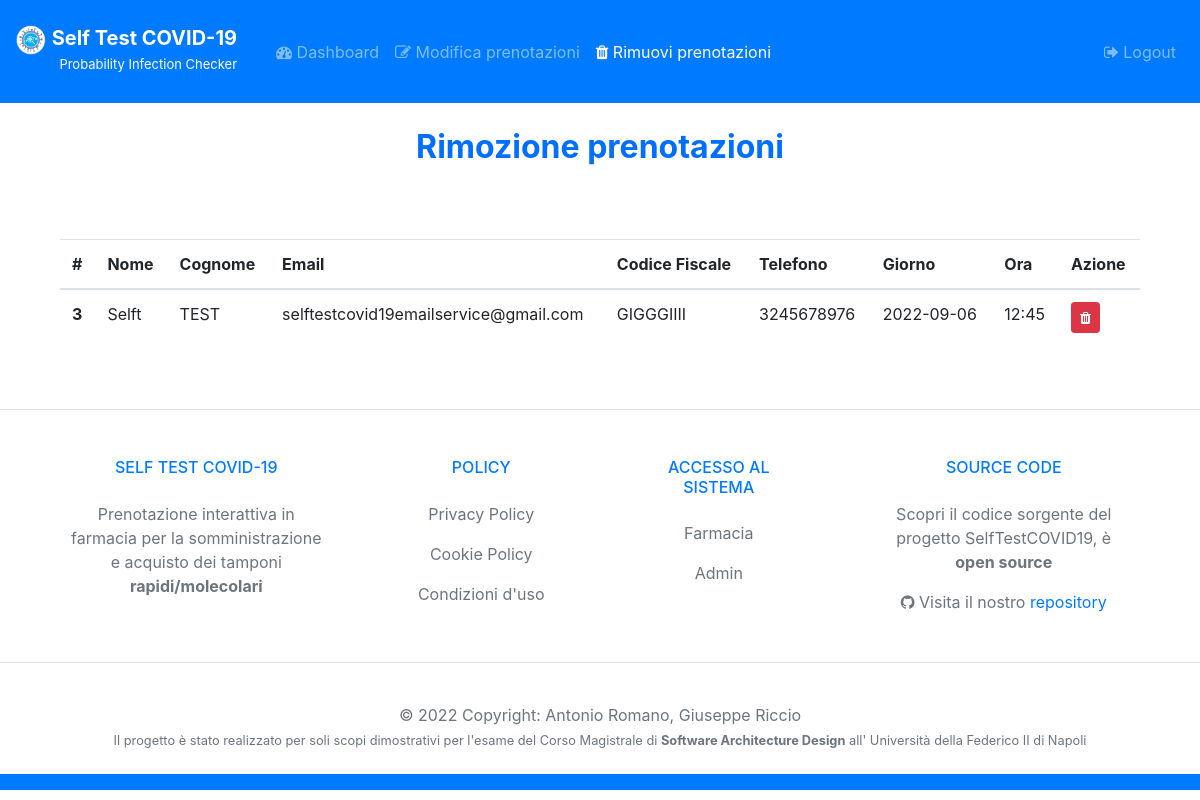
The app's page /rimozionePrenotazioni (signed in) with its own data.
### tables this page shows
CREATE TABLE `Prenotazioni` (
	ID INTEGER PRIMARY KEY AUTOINCREMENT,
	Nome VARCHAR(50),
	Cognome VARCHAR(50),
	Email VARCHAR(50),
	CodiceFiscale VARCHAR(36),
	Telefono VARCHAR(10),
	Giorno DATE,
	Ora TIME,
	TipoTampone VARCHAR(10),
	EsitoTampone VARCHAR(20),
	ID_Farmacia INTEGER,
	ID_Paziente INTEGER,
	ID_Tampone INTEGER
);

### controllers/GestionePrenotazioniController.py (the view)
def rimozionePrenotazioni():
    msg = ""
    if 'loggedin' in session:
        connection = connectDB()
        prenotazioni = connection.execute('SELECT * FROM Prenotazioni WHERE ID_Farmacia = ?',(session['id'],)).fetchall()
        connection.close()
    else:
        return redirect('/loginFarmacia')
    return render_template('/FarmaciaView/rimozionePrenotazioni.html', prenotazioni=prenotazioni, msg=msg)

### models/DB.py (called while the page is built)
def connectDB():
    connection = sqlite3.connect('./models/selftestcovid19.db')
    connection.row_factory = sqlite3.Row
    return connection

### templates/FarmaciaView/rimozionePrenotazioni.html (shortened to what this page needs)
<!doctype html>
<html lang="it">
<head>
  <link rel="stylesheet" href="https://cdnjs.cloudflare.com/ajax/libs/font-awesome/4.7.0/css/font-awesome.min.css">
  <link rel="stylesheet" href="https://stackpath.bootstrapcdn.com/bootstrap/4.3.1/css/bootstrap.min.css">
</head>
<body>
  <nav class="navbar navbar-expand-lg navbar-dark bg-primary">
    <div style="margin-top: 10px; margin-right: 15px;">
      <a class="navbar-brand" href="#">
        <img src="/static/logo.png" width="30" height="30" alt="">
        <span style="margin-top: 10px; color: white; font-size: 20px ;"><b>Self Test COVID-19</b><br>
          <p style="font-size: small; text-align: right;">Probability Infection Checker</p></a></span>
    </div>
    <div class="collapse navbar-collapse" id="navbarSupportedContent">
      <ul class="navbar-nav mr-auto">
        <li class="nav-item">
          <a class="nav-link" href="/dashboardFarmacia"><i class="fa fa-tachometer" aria-hidden="true"></i>
            Dashboard</a>
        </li>
        <li class="nav-item">
          <a class="nav-link" href="/modificaPrenotazioni"><i class="fa fa-pencil-square-o" aria-hidden="true"></i>
            Modifica prenotazioni</a>
        </li>
        <li class="nav-item active">
          <a class="nav-link" href="#"><i class="fa fa-trash" aria-hidden="true"></i> Rimuovi prenotazioni</a>
        </li>
      </ul>
      <ul class="navbar-nav ml-auto">
        <li class="nav-item">
          <a class="nav-link" href="/logout"><i class="fa fa-sign-out" aria-hidden="true"></i> Logout</a>
        </li>
      </ul>
    </div>
  </nav>
  <div class="container">
    <center>
      <h2 class="text-center" style="margin: 25px;"><b><span style="color: #006eff;">
            Rimozione prenotazioni</span></b></h2>
      <div class="container">
        <div class="d-flex justify-content-center mt-5 table-responsive">
          <table class="table">
            <thead>
              <tr>
                <th scope="col">#</th>
                <th scope="col">Nome </th>
                <th scope="col">Cognome</th>
                <th scope="col">Email</th>
                <th scope="col">Codice Fiscale</th>
                <th scope="col">Telefono</th>
                <th scope="col">Giorno</th>
                <th scope="col">Ora</th>
                <th scope="col">Azione</th>
              </tr>
            </thead>
            <tbody>
              {% for prenotazione in prenotazioni %}
              <tr>
                <th scope="row">{{ prenotazione.ID }}</th>
                <td>{{ prenotazione.Nome }}</td>
                <td>{{ prenotazione.Cognome }}</td>
                <td>{{ prenotazione.Email }}</td>
                <td>{{ prenotazione.CodiceFiscale }}</td>
                <td>{{ prenotazione.Telefono }}</td>
                <td>{{ prenotazione.Giorno }}</td>
                <td>{{ prenotazione.Ora }}</td>
                <td>
                  <form action="{{ prenotazione.ID }}/rimuoviPrenotazioni" method="POST">
                    <button type="submit" class="btn btn-danger btn-sm"><i class="fa fa-trash"
                        aria-hidden="true"></i></button>
                  </form>
                </td>
              </tr>
            </tbody>
            {% endfor %}
          </table>
        </div>
      </div>
    </center>
  </div>
</body>
<footer class="text-lg text-lg-start bg-white text-muted">
  <section class="d-flex justify-content-center justify-content-lg-between p-4 border-bottom">
  </section>
  <section class="">
    <div class="container text-center text-md-start mt-5">
      <div class="row mt-3">
        <div class="col-md-3 col-lg-4 col-xl-3 mx-auto mb-4">
          <h6 class="text-uppercase fw-bold mb-4  text-primary">
            Self Test COVID-19
          </h6>
          <p>
            Prenotazione interattiva in farmacia per la somministrazione e acquisto dei tamponi <b>rapidi/molecolari</b>
          </p>
        </div>
        <div class="col-md-2 col-lg-2 col-xl-2 mx-auto mb-4">
          <h6 class="text-uppercase fw-bold mb-4  text-primary">
            Policy
          </h6>
          <p>
            <a href="#!" class="text-reset">Privacy Policy</a>
          </p>
          <p>
            <a href="#!" class="text-reset">Cookie Policy</a>
          </p>
          <p>
            <a href="#!" class="text-reset">Condizioni d'uso</a>
          </p>
        </div>
        <div class="col-md-3 col-lg-2 col-xl-2 mx-auto mb-4">
          <h6 class="text-uppercase fw-bold mb-4  text-primary">
            Accesso al sistema
          </h6>
          <p>
            <a href="/loginFarmacia" class="text-reset">Farmacia</a>
          </p>
          <p>
            <a href="/loginAdmin" class="text-reset">Admin</a>
          </p>
        </div>
        <div class="col-md-4 col-lg-3 col-xl-3 mx-auto mb-md-0 mb-4">
          <h6 class="text-uppercase fw-bold mb-4  text-primary">SOURCE CODE</h6>
          <p>Scopri il codice sorgente del progetto SelfTestCOVID19, è <b>open source</b></p>
          <p><i class="fa fa-github"></i> Visita il nostro <a href="https://github.com/giuseppericcio/SelfTestCovid19">repository</a></p>
        </div>
      </div>
    </div>
  </section>
  <hr>
  <div class="text-center p-4  text-muted" style="background-color: rgba(255, 255, 255, 0.05);">
    © 2022 Copyright:
    <a class="text-muted fw-bold">Antonio Romano, Giuseppe Riccio</a>
    <small id="dateHelp" class="form-text text-muted text-primary">Il progetto è stato realizzato per soli scopi
      dimostrativi per l'esame del Corso Magistrale di <b>Software Architecture Design</b> all' Università della
      Federico II di Napoli</small>
  </div>
</footer>
  <nav class="navbar navbar-expand-lg navbar-dark bg-primary">
  </nav>
</body>
</html>

### records on screen
Prenotazioni: ID "3", Nome "Selft", Cognome "TEST", Email "selftestcovid19emailservice@gmail.com", CodiceFiscale "GIGGGIIII", Telefono "3245678976", Giorno "2022-09-06", Ora "12:45"
